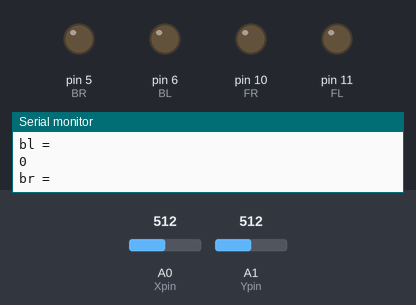
Recording of a sketch running on a simulated Arduino Uno, built with avr-gcc and run on an emulated ATmega328P. Parts: output pins drawn as LEDs (lit = HIGH), the last lines printed to the serial monitor. Inputs (shaded band) come from the test bench; at power-on: A0 (Xpin) = 512, A1 (Ypin) = 512.

Above: at 1.2 s.
1.3 s: A0 (Xpin) set to 716
At 1.7 s:
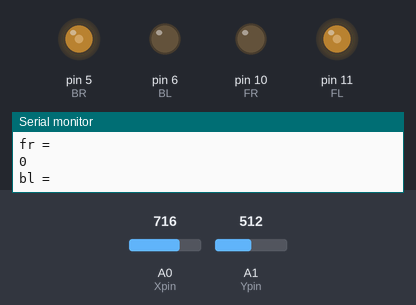
2.8 s: A1 (Ypin) set to 0
At 4.0 s:
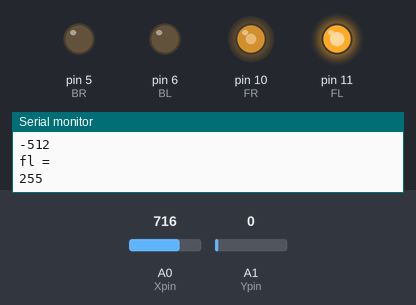
4.3 s: A1 (Ypin) set to 1008
5.8 s: A1 (Ypin) set to 1023
At 6.5 s:
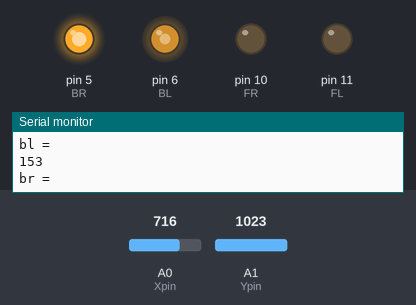
7.3 s: A0 (Xpin) set to 900
At 8.0 s:
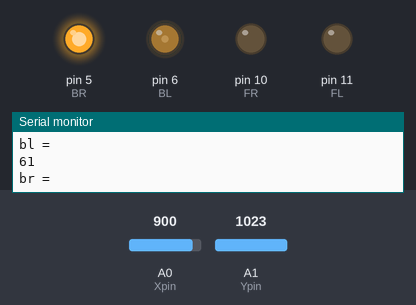
8.8 s: A0 (Xpin) set to 122
At 10.0 s:
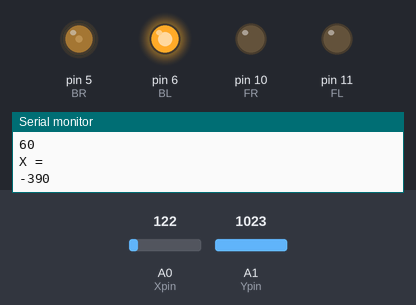
Timing chart, 0 to 11.3 s (numbered marks = the images above; inputs shaded):
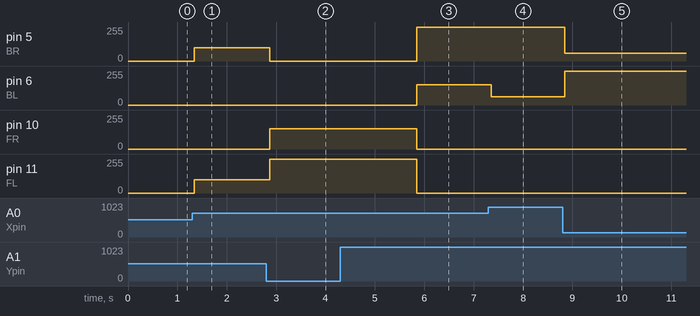

Measured:
- the behaviour switches between 1022 and 1023 on A1 (Ypin) (found by bisection; images 2 and 3)
- after the input at 1.3 s, pin 5 (BR), pin 11 (FL): 0/255 → 101/255 at once
- after the input at 2.8 s, pin 5 (BR): 101/255 → 0/255 after 0.08 s; pin 10 (FR): 0/255 → 153/255 after 0.08 s; pin 11 (FL): 101/255 → 255/255 after 0.08 s
- after the input at 5.8 s, pin 5 (BR): 0/255 → 255/255 after 0.05 s; pin 6 (BL): 0/255 → 153/255 after 0.05 s; pin 10 (FR): 153/255 → 0/255 after 0.05 s; pin 11 (FL): 255/255 → 0/255 after 0.05 s
- after the input at 7.3 s, pin 6 (BL): 153/255 → 61/255 after 0.06 s
- after the input at 8.8 s, pin 5 (BR): 255/255 → 60/255 after 0.05 s; pin 6 (BL): 61/255 → 255/255 after 0.05 s

The sketch:

Joystick.ino
```cpp
const int Xpin = A0; // analog pin connected to X output
const int Ypin = A1; // analog pin connected to Y output
const int FL = 11;
const int FR = 10;
const int BL = 6;
const int BR = 5;
int fl;
int fr;
int bl;
int br;
int m;
int n;
int q;
int x1;
int y1;
int x2;
int y2;
int a = 1;
void setup() {
  pinMode(Xpin, INPUT);
  pinMode(Ypin, INPUT);
  pinMode(FL,OUTPUT);
  pinMode(FR,OUTPUT);
  pinMode(BL,OUTPUT);
  pinMode(BR,OUTPUT);
  Serial.begin(9600);
}

void loop() {

if(a==1){
  m = analogRead(Xpin);
  q = analogRead(Ypin);
  a = 0;
}
int X;
int Y;
X = analogRead(Xpin) - m;
Y = analogRead(Ypin) - q;
Serial.println("X = ");
Serial.println(X);
Serial.println("Y = ");
Serial.println(Y);
x1 = m;
x2 = 1023 - x1;
y1 = q;
y2 = 1023 - y1;
if(X==0 && Y==0)
{/*move nowhere*/
fl = 0;
fr = 0;
bl = 0;
br = 0;
}
if(X==0 && Y<0 && Y>=-y1)
{/*move forward*/
n = map(Y,0,-y1,0,255);
fl = n;
fr = n;
bl = 0;
br = 0;
}
if(X<=x2 && X>0 && Y==0)
{/*hard right*/
  n = map(X,0,x2,0,255);
  fl = n;
fr = 0;
bl = 0;
br = n;
}
if(X == -x1 && Y == -y1)
{/*soft left*/
fl = 0;
fr = 255;
bl = 0;
br = 0;
}
if(X == x2 && Y == -y1)
{/*soft right*/
fl = 255;
fr = 0;
bl = 0;
br = 0;
}
if(X == -x1 && Y == y2)
{/*soft back right*/
  fl = 0;
fr = 0;
bl = 255;
br = 0;
}

if(X == y2 && Y == x2)
{/*soft back left*/
  fl = 0;
fr = 0;
bl = 0;
br = 255;
}
if(X>=-x1 && X<0 && Y==0)
{/*hard left*/
  n = map(X,0,-x1,0,255);
  fl = 0;
fr = n;
bl = n;
br = 0;
}

if(X==0 && Y>0 && Y<=y2)
{/*move back*/
  n = map(Y,0,y2,0,255);
  fl = 0;
fr = 0;
bl = n;
br = n;
}
if(X == x2 && Y<0 && Y>-y1)
{/*1*/
  n = map(Y,-y1,0,0,255);
  fl = 255;
fr = 0;
bl = 0;
br = n;
}

if(X<x2 && X>0 && Y == -y1)
{/*2*/
  n = map(X,x2,0,0,255);
  fl = 255;
fr = n;
bl = 0;
br = 0;
}
if(X == -x1 && Y<0 && Y>-y1)
{/*4*/
  n = map(Y,-y1,0,0,255);
  fl = 0;
fr = 255;
bl = n;
br = 0;
}

if(X<0 && X>-x1 && Y == -y1)
{/*3*/
  n = map(X,-x1,0,0,255);
  fl = n;
fr = 255;
bl = 0;
br = 0;
}
if(X == x2 && Y<y2 && Y>0)
{/*8*/
  n = map(Y,y2,0,0,255);
  fl = n;
fr = 0;
bl = 0;
br = 255;
}

if(X<x2 && X>0 && Y == y2)
{/*7*/
  n = map(X,x2,0,0,255);
  fl = 0;
fr = 0;
bl = n;
br = 255;
}

if(X == -x1 && Y<y2 && Y>0)
{/*5*/
n = map(Y,y2,0,0,255);
fl = 0;
fr = n;
bl = 255;
br = 0;
}

if(X<0 && X>-x1 && Y == y2)
{/*6*/
  n = map(X,-x1,0,0,255);
  fl = 0;
fr = 0;
bl = 255;
br = n;
}
analogWrite(FL,fl);
analogWrite(FR,fr);
analogWrite(BL,bl);
analogWrite(BR,br);
Serial.println("fl = ");
Serial.println(fl);
Serial.println("fr = ");
Serial.println(fr);
Serial.println("bl = ");
Serial.println(bl);
Serial.println("br = ");
Serial.println(br);
}
```
